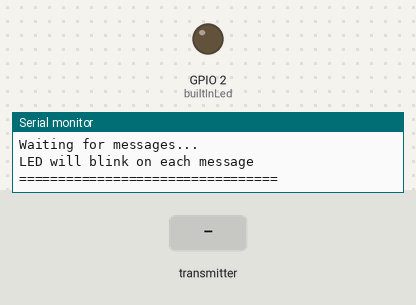
Simulated run of this sketch. Board: ESP32. Shown: output pins drawn as LEDs (lit = HIGH), the last lines printed to the serial monitor. Dashed ring = blinking. Inputs (shaded band) come from the test bench.

Above: at 1.2 s.
1.3 s: the transmitter starts sending receivedNumber = 0
At 2.2 s:
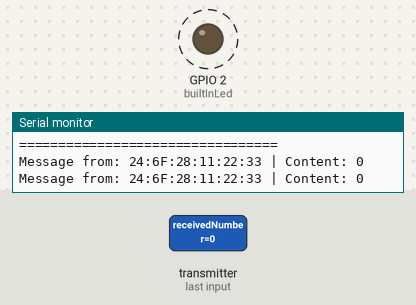
Timing chart, 0 to 9.3 s (numbered marks = the images above; inputs shaded):
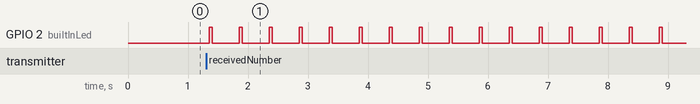

The sketch:

receiver.ino
```cpp
/*************************************************************
 * ESP-NOW Simple Receiver
 * Author: Paolo Almario
 *
 * Receives messages from other ESP32 devices without WiFi.
 *
 * How it works:
 * - Receives numbers and text messages from a sender
 * - Displays everything in Serial Monitor
 * - Blinks LED on each received message
 *
 * Instructions:
 * 1. Upload this code to your receiver ESP32
 * 2. Open Serial Monitor (115200 baud)
 * 3. Built-in LED blinks on each message
 *************************************************************/

#include <WiFi.h>
#include <esp_now.h>

// Built-in LED pin (usually GPIO 2 on ESP32)
int builtInLed = 2;

/*************************************************************
 * SETUP - Runs once at startup
 * Configures ESP32 to receive messages
 *************************************************************/
void setup() {
  Serial.begin(115200);

  // Configure LED pin as output
  pinMode(builtInLed, OUTPUT);

  // Set WiFi to Station mode (required for ESP-NOW)
  WiFi.mode(WIFI_STA);

  // Initialize ESP-NOW
  if (esp_now_init() != ESP_OK) {
    Serial.println("ERROR: ESP-NOW could not start");
    return;
  }

  // Register the callback function for receiving messages
  esp_now_register_recv_cb(onMessageReceived);

  Serial.println("=== ESP-NOW RECEIVER READY ===");
  Serial.println("Waiting for messages...");
  Serial.println("LED will blink on each message");
  Serial.println("=================================");
}

/*************************************************************
 * LOOP - Runs continuously
 * Nothing here since everything happens in the callback
 *************************************************************/
void loop() {
  delay(1000);
}

/*************************************************************
 * ON MESSAGE RECEIVED - Called automatically on each message
 *
 * Parameters:
 * - info: sender information (MAC address, etc.)
 * - data: the received message data
 * - len: message size in bytes
 *************************************************************/
void onMessageReceived(const esp_now_recv_info_t *info, const uint8_t *data, int len) {
  // ========== DISPLAY SENDER ADDRESS ==========
  Serial.print("Message from: ");

  // Print sender MAC address in hexadecimal
  for (int i = 0; i < 6; i++) {
    Serial.print(info->src_addr[i], HEX);
    if (i < 5) Serial.print(":");
  }

  Serial.print(" | Content: ");

  // ========== DETERMINE MESSAGE TYPE ==========

  // CASE 1: IT'S A NUMBER (size = 4 bytes)
  if (len == sizeof(int)) {
    int receivedNumber;
    memcpy(&receivedNumber, data, len);
    Serial.println(receivedNumber);
    blinkLed(builtInLed, 50);
  }

  // CASE 2: IT'S TEXT (size != 4 bytes)
  else {
    for (int i = 0; i < len; i++) {
      Serial.print((char)data[i]);
    }
    Serial.println();
  }
}

/*************************************************************
 * BLINK LED - Flashes an LED
 *
 * Parameters:
 * - led: the LED pin to blink
 * - duration: on/off time in milliseconds
 *************************************************************/
void blinkLed(int led, int duration) {
  digitalWrite(led, HIGH);
  delay(duration);
  digitalWrite(led, LOW);
  delay(duration);
}
```

Measured:
- after the input at 1.3 s, GPIO 2 (builtInLed): alternates HIGH for 0.05 s and LOW for 0.45 s, starting after 0.05 s
